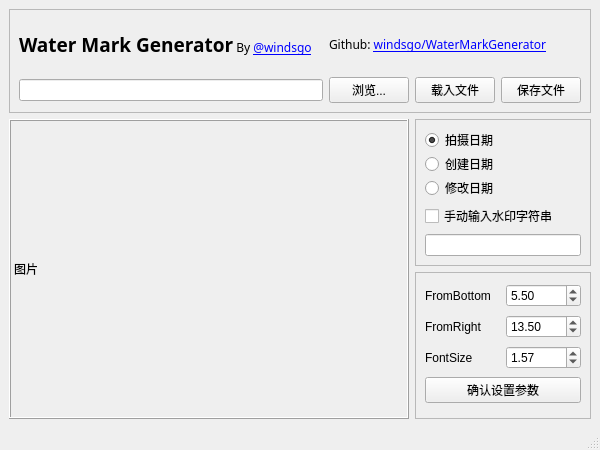
<?xml version="1.0" encoding="UTF-8"?>
<ui version="4.0">
 <class>MainWindow</class>
 <widget class="QMainWindow" name="MainWindow">
  <property name="geometry">
   <rect>
    <x>0</x>
    <y>0</y>
    <width>600</width>
    <height>450</height>
   </rect>
  </property>
  <property name="sizePolicy">
   <sizepolicy hsizetype="Preferred" vsizetype="Preferred">
    <horstretch>0</horstretch>
    <verstretch>0</verstretch>
   </sizepolicy>
  </property>
  <property name="minimumSize">
   <size>
    <width>600</width>
    <height>450</height>
   </size>
  </property>
  <property name="maximumSize">
   <size>
    <width>600</width>
    <height>450</height>
   </size>
  </property>
  <property name="windowTitle">
   <string>WaterMarkGenerator</string>
  </property>
  <widget class="QWidget" name="centralwidget">
   <layout class="QGridLayout" name="gridLayout_2">
    <item row="0" column="0">
     <widget class="QFrame" name="frameFile">
      <property name="frameShape">
       <enum>QFrame::StyledPanel</enum>
      </property>
      <property name="frameShadow">
       <enum>QFrame::Raised</enum>
      </property>
      <layout class="QGridLayout" name="gridLayout_3">
       <item row="0" column="0">
        <widget class="QLabel" name="label_5">
         <property name="font">
          <font>
           <family>Adobe 黑体 Std R</family>
          </font>
         </property>
         <property name="text">
          <string>&lt;html&gt;&lt;head/&gt;&lt;body&gt;&lt;p&gt;&lt;span style=&quot; font-size:14pt; font-weight:600;&quot;&gt;Water Mark Generator&lt;/span&gt; By &lt;a href=&quot;https://github.com/windsgo&quot;&gt;&lt;span style=&quot; text-decoration: underline; color:#0000ff;&quot;&gt;@windsgo&lt;/span&gt;&lt;/a&gt;&lt;/p&gt;&lt;/body&gt;&lt;/html&gt;</string>
         </property>
        </widget>
       </item>
       <item row="1" column="0">
        <widget class="QLineEdit" name="leLoadFilename"/>
       </item>
       <item row="1" column="1">
        <widget class="QPushButton" name="pbChooseFile">
         <property name="text">
          <string>浏览...</string>
         </property>
        </widget>
       </item>
       <item row="1" column="2">
        <widget class="QPushButton" name="pbLoadFile">
         <property name="text">
          <string>载入文件</string>
         </property>
        </widget>
       </item>
       <item row="1" column="3">
        <widget class="QPushButton" name="pbSaveFile">
         <property name="text">
          <string>保存文件</string>
         </property>
        </widget>
       </item>
       <item row="0" column="1" colspan="3">
        <widget class="QLabel" name="label_6">
         <property name="font">
          <font>
           <family>Adobe 黑体 Std R</family>
          </font>
         </property>
         <property name="text">
          <string>&lt;!DOCTYPE HTML PUBLIC &quot;-//W3C//DTD HTML 4.0//EN&quot; &quot;http://www.w3.org/TR/REC-html40/strict.dtd&quot;&gt;
&lt;html&gt;&lt;head&gt;&lt;meta name=&quot;qrichtext&quot; content=&quot;1&quot; /&gt;&lt;style type=&quot;text/css&quot;&gt;
p, li { white-space: pre-wrap; }
&lt;/style&gt;&lt;/head&gt;&lt;body style=&quot; font-family:'SimSun'; font-size:9pt; font-weight:400; font-style:normal;&quot;&gt;
&lt;p style=&quot; margin-top:12px; margin-bottom:12px; margin-left:0px; margin-right:0px; -qt-block-indent:0; text-indent:0px;&quot;&gt;Github: &lt;a href=&quot;https://github.com/windsgo/WaterMarkGenerator&quot;&gt;&lt;span style=&quot; text-decoration: underline; color:#0000ff;&quot;&gt;windsgo/WaterMarkGenerator&lt;/span&gt;&lt;/a&gt;&lt;/p&gt;&lt;/body&gt;&lt;/html&gt;</string>
         </property>
         <property name="openExternalLinks">
          <bool>true</bool>
         </property>
        </widget>
       </item>
      </layout>
     </widget>
    </item>
    <item row="1" column="0">
     <layout class="QHBoxLayout" name="horizontalLayout_2">
      <item>
       <widget class="QLabel" name="label">
        <property name="sizePolicy">
         <sizepolicy hsizetype="Preferred" vsizetype="Preferred">
          <horstretch>0</horstretch>
          <verstretch>0</verstretch>
         </sizepolicy>
        </property>
        <property name="minimumSize">
         <size>
          <width>400</width>
          <height>300</height>
         </size>
        </property>
        <property name="maximumSize">
         <size>
          <width>400</width>
          <height>300</height>
         </size>
        </property>
        <property name="frameShape">
         <enum>QFrame::Box</enum>
        </property>
        <property name="frameShadow">
         <enum>QFrame::Raised</enum>
        </property>
        <property name="text">
         <string>图片</string>
        </property>
       </widget>
      </item>
      <item>
       <layout class="QVBoxLayout" name="verticalLayout_2">
        <item>
         <widget class="QFrame" name="frame">
          <property name="frameShape">
           <enum>QFrame::StyledPanel</enum>
          </property>
          <property name="frameShadow">
           <enum>QFrame::Raised</enum>
          </property>
          <layout class="QVBoxLayout" name="verticalLayout">
           <item>
            <widget class="QWidget" name="widgetrB" native="true">
             <widget class="QRadioButton" name="rbModifyTime">
              <property name="geometry">
               <rect>
                <x>0</x>
                <y>50</y>
                <width>152</width>
                <height>18</height>
               </rect>
              </property>
              <property name="text">
               <string>修改日期</string>
              </property>
             </widget>
             <widget class="QRadioButton" name="rbBirthTime">
              <property name="geometry">
               <rect>
                <x>0</x>
                <y>26</y>
                <width>152</width>
                <height>18</height>
               </rect>
              </property>
              <property name="text">
               <string>创建日期</string>
              </property>
             </widget>
             <widget class="QRadioButton" name="rbShootTime">
              <property name="geometry">
               <rect>
                <x>0</x>
                <y>2</y>
                <width>152</width>
                <height>18</height>
               </rect>
              </property>
              <property name="text">
               <string>拍摄日期</string>
              </property>
              <property name="checked">
               <bool>true</bool>
              </property>
             </widget>
            </widget>
           </item>
           <item>
            <widget class="QCheckBox" name="checkBox">
             <property name="text">
              <string>手动输入水印字符串</string>
             </property>
            </widget>
           </item>
           <item>
            <widget class="QLineEdit" name="leString">
             <property name="readOnly">
              <bool>true</bool>
             </property>
            </widget>
           </item>
          </layout>
         </widget>
        </item>
        <item>
         <widget class="QFrame" name="frameParam">
          <property name="frameShape">
           <enum>QFrame::StyledPanel</enum>
          </property>
          <property name="frameShadow">
           <enum>QFrame::Raised</enum>
          </property>
          <layout class="QGridLayout" name="gridLayout">
           <item row="0" column="0">
            <widget class="QLabel" name="label_2">
             <property name="text">
              <string>FromBottom</string>
             </property>
            </widget>
           </item>
           <item row="0" column="1">
            <widget class="QDoubleSpinBox" name="dsbBottomPercent">
             <property name="value">
              <double>5.500000000000000</double>
             </property>
            </widget>
           </item>
           <item row="1" column="0">
            <widget class="QLabel" name="label_3">
             <property name="text">
              <string>FromRight</string>
             </property>
            </widget>
           </item>
           <item row="1" column="1">
            <widget class="QDoubleSpinBox" name="dsbRightPercent">
             <property name="value">
              <double>13.500000000000000</double>
             </property>
            </widget>
           </item>
           <item row="2" column="0">
            <widget class="QLabel" name="label_4">
             <property name="text">
              <string>FontSize</string>
             </property>
            </widget>
           </item>
           <item row="2" column="1">
            <widget class="QDoubleSpinBox" name="dsbFontPercent">
             <property name="value">
              <double>1.570000000000000</double>
             </property>
            </widget>
           </item>
           <item row="3" column="0" colspan="2">
            <widget class="QPushButton" name="pbConfirmSetting">
             <property name="text">
              <string>确认设置参数</string>
             </property>
            </widget>
           </item>
          </layout>
         </widget>
        </item>
       </layout>
      </item>
     </layout>
    </item>
   </layout>
  </widget>
  <widget class="QMenuBar" name="menubar">
   <property name="geometry">
    <rect>
     <x>0</x>
     <y>0</y>
     <width>600</width>
     <height>21</height>
    </rect>
   </property>
  </widget>
  <widget class="QStatusBar" name="statusbar"/>
 </widget>
 <resources/>
 <connections/>
</ui>
